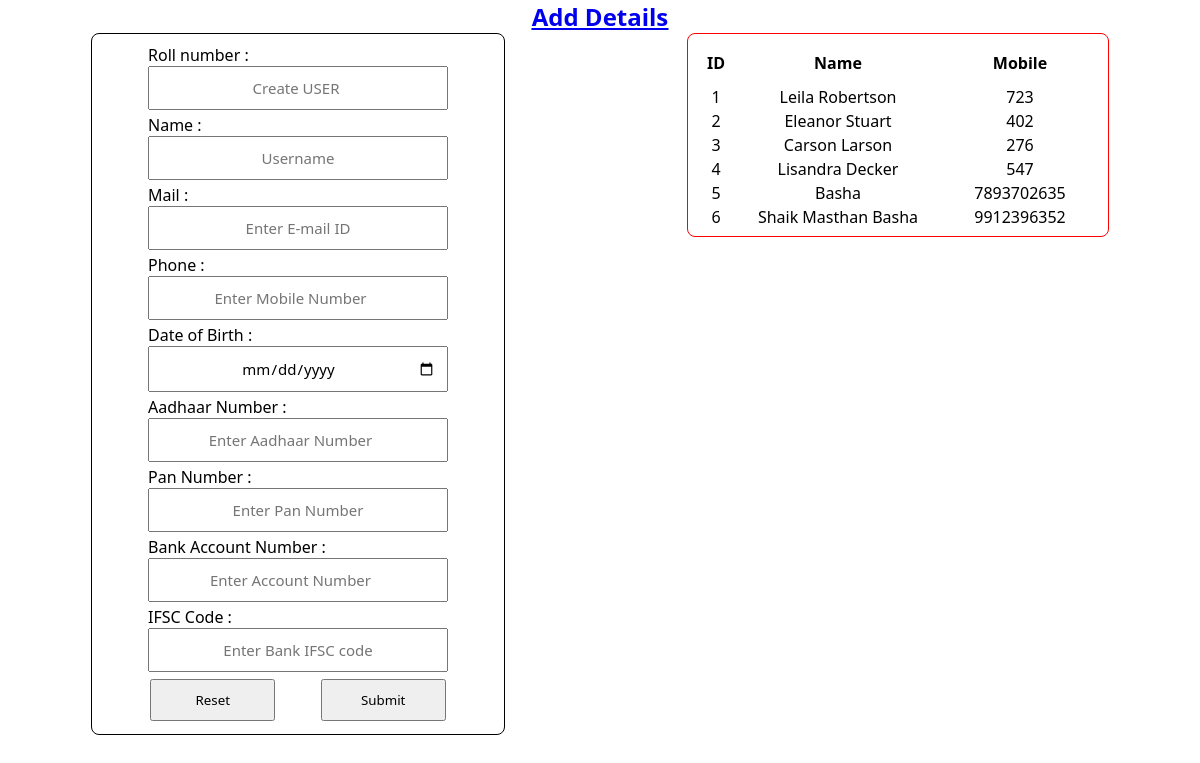
Before: /Details with the older database file.
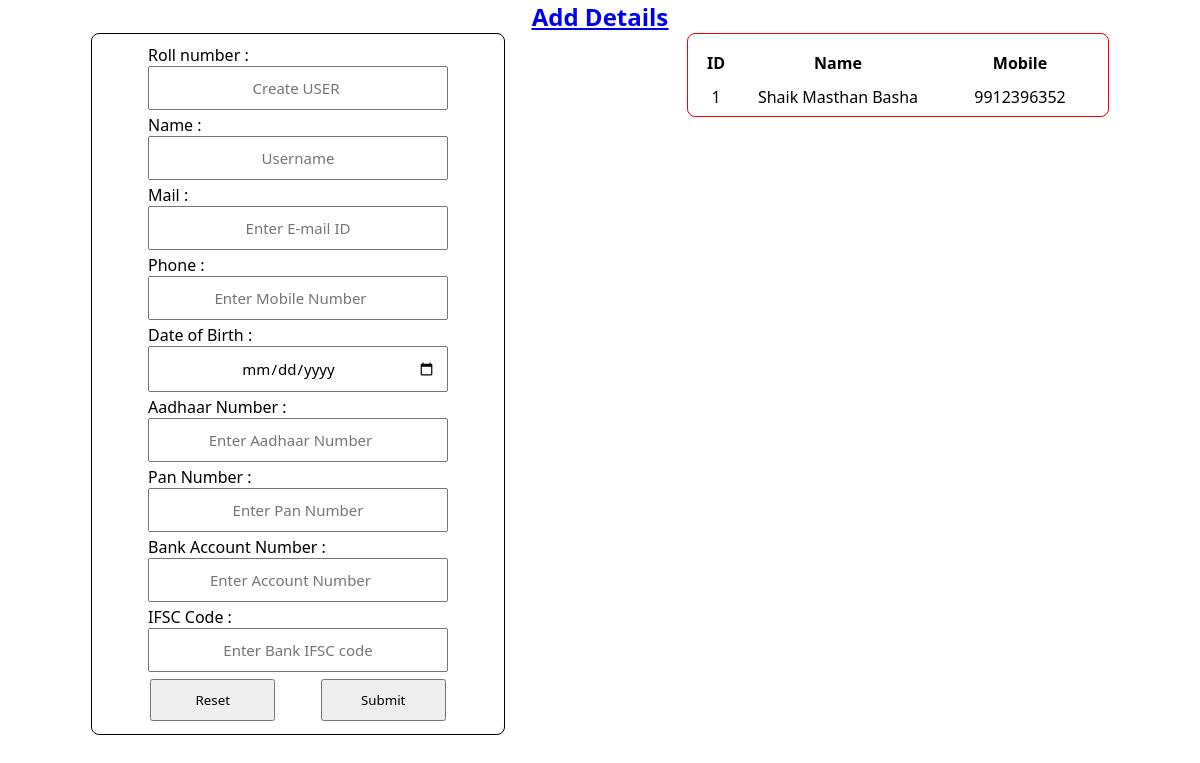
After: the same page with the newer database file.
### Boot_app/models.py (models this page shows)
class Details(models.Model):
    roll = models.CharField(max_length=10)
    name = models.CharField(max_length=30)
    mail=models.EmailField(max_length=30)
    phone = models.IntegerField()
    dob = models.DateField()
    addar = models.IntegerField()
    pan = models.CharField(max_length=10)
    bacc = models.IntegerField()
    bifsc = models.CharField(max_length=10)

### Boot_app/views.py (the view, shortened to what this page needs)
# urls.py: path('Details',views.DETAIL,name='detail'),
def DETAIL(request):
    p = Details.objects.all()
    return render(request,'Detail.html',{'k':p});

### templates/Detail.html (shortened to what this page needs)
<!DOCTYPE html>
<html lang="en">
<head>
</head>
<body>
    <div class="main">
        <div class="txt" style="text-decoration: none; text-align: center;"><h2> <u><b><a href="{% url 'fulldtl' %}">Add Details</a></b></u></h2></div>
        <div class="p">
            <div class="left">
                <form method="post">
                    <div class="aa">
                        <div class="a">
                            <label for="">Roll number :</label>
                            <input type="text" placeholder="Create USER " name="roll" id="" required>
                        </div>
                        <div class="a">
                            <label for="">Name :</label>
                            <input type="text" placeholder="Username" name="nam" id="" required>
                        </div>
                        <div class="a">
                            <label for="">Mail :</label>
                            <input type="email" placeholder="Enter E-mail ID" name="mail" id="" required>
                        </div>
                        <div class="a">
                            <label for="">Phone :</label>
                            <input type="number" name="phone" placeholder="Enter Mobile Number" id="" required>
                        </div>
                        <div class="a">
                            <label for="">Date of Birth :</label>
                            <input type="date" name="dob" id="" required>
                        </div>
                        <div class="a">
                            <label for="">Aadhaar Number :</label>
                            <input type="number" name="addar" placeholder="Enter Aadhaar Number" required>
                        </div>
                        <div class="a">
                            <label for="">Pan Number :</label>
                            <input type="text" placeholder="Enter Pan Number" name="pan" required pattern="[A-Z]{5}[0-9]{4}[A-Z]{1}">
                        </div>
                        <div class="a">
                            <label for="">Bank Account Number :</label>
                            <input type="number" placeholder="Enter Account Number" name="bacc" required>
                        </div>
                        <div class="a">
                            <label for="">IFSC Code :</label>
                            <input type="text" placeholder="Enter Bank IFSC code" name="bifsc" id="" required>
                        </div>
                        <div class="b">
                            <input type="reset" name="" id="" value="Reset">
                            <input type="submit" value="Submit" id="">
                        </div>
                    </div>
                </form>
            </div>
            <div class="right">
                <div class="m">
                    <table>
                        <tr>
                            <th style="width: 20px;">ID</th>
                            <th>Name</th>
                            <th>Mobile</th>
                        </tr>
                        {% for i in k %}
                        <tr>
                            <td style="width: 20px;">{{forloop.counter}} </td>
                            <td style="width: 200px;">{{i.name}}</td>
                            <td style="width: max-content;">{{i.phone}}</td>
                        </tr>
                        {% endfor %}
                    </table>
                </div>
            </div>
        </div>
    </div>
</body>
</html>

Changed rows visible on the page:
removed Details: name "Leila Robertson", phone "723"
removed Details: name "Eleanor Stuart", phone "402"
removed Details: name "Carson Larson", phone "276"
removed Details: name "Lisandra Decker", phone "547"
removed Details: name "Basha", phone "7893702635"
